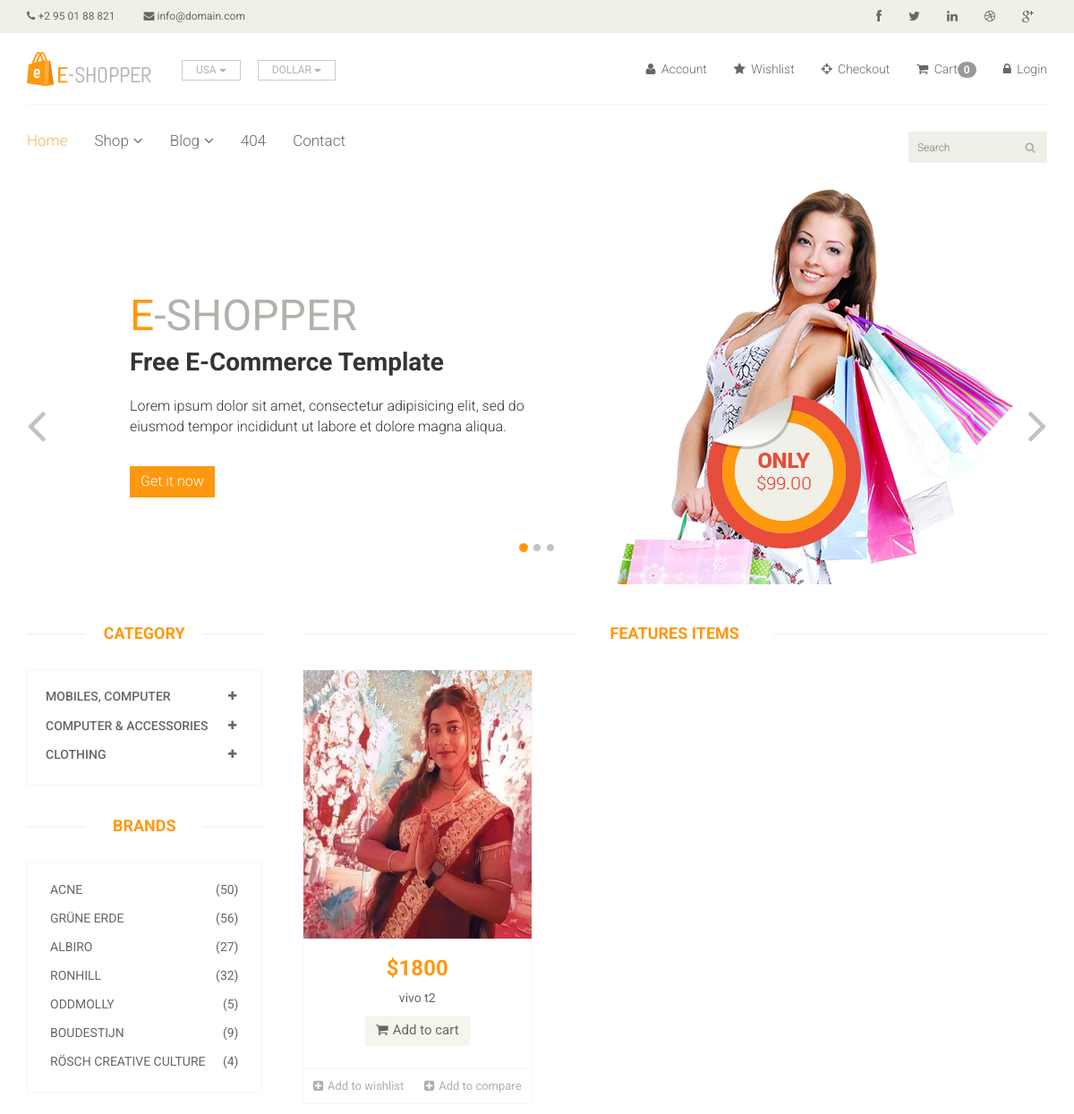
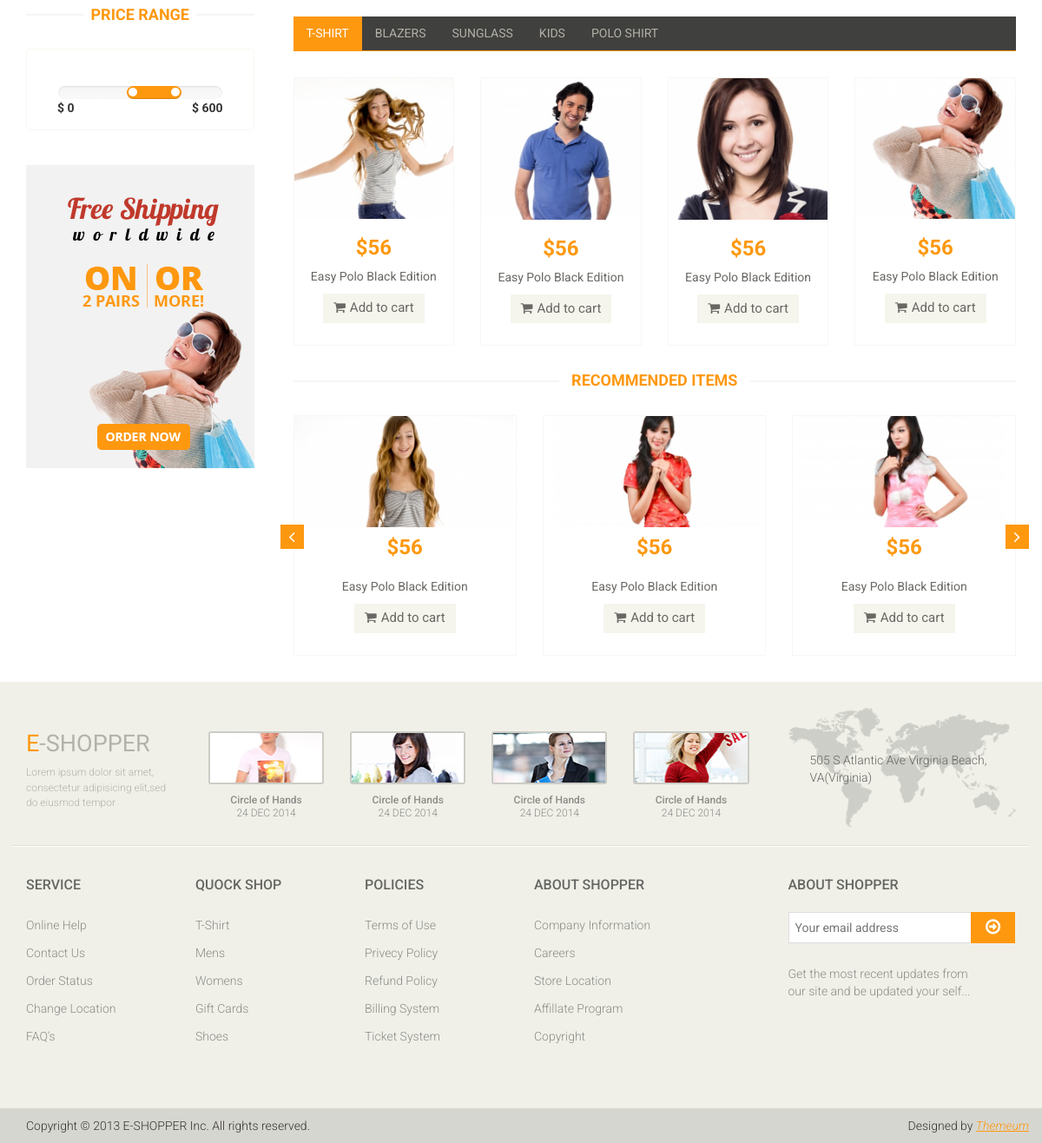
/?category=1, run on the app's committed database (2 pictures, top to bottom).
### app/models.py (models this page shows, shortened)
class Category(models.Model):
    name = models.CharField(max_length=150)

class Product(models.Model):
    category = models.ForeignKey(Category, on_delete=models.CASCADE,null=False,default='')
    sub_category = models.ForeignKey(Sub_Category, on_delete=models.CASCADE,null=False, default='')
    image = models.ImageField(upload_to='ecommerce/pimg')
    name = models.CharField(max_length=100)
    price = models.IntegerField()
    date = models.DateField(auto_now_add=True)

### E_shop/views.py (the view)
# urls.py: path('', views.homePage,name='index'),
def homePage(request):
    category = Category.objects.all()
    categoryID = request.GET.get('category')
    if categoryID:
        product = Product.objects.filter(sub_category = categoryID).order_by('-id')
    else:
        product = Product.objects.all()
    context = {
        'category': category,
        'product': product,
    }
    return render(request, "index.html", context )

### templates/index.html (shortened to what this page needs)
{% extends 'master.html' %}
{% block body %}
<section id="slider">
		<div class="container">
			<div class="row">
				<div class="col-sm-12">
					<div id="slider-carousel" class="carousel slide" data-ride="carousel">
						<ol class="carousel-indicators">
							<li data-target="#slider-carousel" data-slide-to="0" class="active"></li>
							<li data-target="#slider-carousel" data-slide-to="1"></li>
							<li data-target="#slider-carousel" data-slide-to="2"></li>
						</ol>
						<div class="carousel-inner">
							<div class="item active">
								<div class="col-sm-6">
									<h1><span>E</span>-SHOPPER</h1>
									<h2>Free E-Commerce Template</h2>
									<p>Lorem ipsum dolor sit amet, consectetur adipisicing elit, sed do eiusmod tempor incididunt ut labore et dolore magna aliqua. </p>
									<button type="button" class="btn btn-default get">Get it now</button>
								</div>
								<div class="col-sm-6">
									<img src="/static/images/home/girl1.jpg" class="girl img-responsive" alt="" />
									<img src="/static/images/home/pricing.png"  class="pricing" alt="" />
								</div>
							</div>
						</div>
						<a href="#slider-carousel" class="left control-carousel hidden-xs" data-slide="prev">
							<i class="fa fa-angle-left"></i>
						</a>
						<a href="#slider-carousel" class="right control-carousel hidden-xs" data-slide="next">
							<i class="fa fa-angle-right"></i>
						</a>
					</div>
				</div>
			</div>
		</div>
	</section>
<section>
		<div class="container">
			<div class="row">
				<div class="col-sm-3">
					<div class="left-sidebar">
						<h2>Category</h2>
						<div class="panel-group category-products" id="accordian">
							{% for cat in category %}
							<div class="panel panel-default">
								<div class="panel-heading">
									<h4 class="panel-title">
										<a data-toggle="collapse" data-parent="#accordian" href="#{{cat.id}}">
											<span class="badge pull-right"><i class="fa fa-plus"></i></span>
											{{cat.name}}
										</a>
									</h4>
								</div>
							</div>
							{% endfor %}
						</div>
						<div class="brands_products">
							<h2>Brands</h2>
							<div class="brands-name">
								<ul class="nav nav-pills nav-stacked">
									<li><a href="#"> <span class="pull-right">(50)</span>Acne</a></li>
									<li><a href="#"> <span class="pull-right">(56)</span>Grüne Erde</a></li>
									<li><a href="#"> <span class="pull-right">(27)</span>Albiro</a></li>
									<li><a href="#"> <span class="pull-right">(32)</span>Ronhill</a></li>
									<li><a href="#"> <span class="pull-right">(5)</span>Oddmolly</a></li>
									<li><a href="#"> <span class="pull-right">(9)</span>Boudestijn</a></li>
									<li><a href="#"> <span class="pull-right">(4)</span>Rösch creative culture</a></li>
								</ul>
							</div>
						</div>
						<div class="price-range">
							<h2>Price Range</h2>
							<div class="well text-center">
								 <input type="text" class="span2" value="" data-slider-min="0" data-slider-max="600" data-slider-step="5" data-slider-value="[250,450]" id="sl2" ><br />
								 <b class="pull-left">$ 0</b> <b class="pull-right">$ 600</b>
							</div>
						</div>
						<div class="shipping text-center">
							<img src="/static/images/home/shipping.jpg" alt="" />
						</div>
					</div>
				</div>
				<div class="col-sm-9 padding-right">
					<div class="features_items">
						<h2 class="title text-center">Features Items</h2>
						{% for prod in product %}
						<div class="col-sm-4">
							<div class="product-image-wrapper">
								<div class="single-products">
										<div class="productinfo text-center">
											<img src="{{prod.image}}" alt="" height="300px" />
											<h2>${{prod.price}}</h2>
											<p>{{prod.name}}</p>
											<a href="#" class="btn btn-default add-to-cart"><i class="fa fa-shopping-cart"></i>Add to cart</a>
										</div>
										<div class="product-overlay">
											<div class="overlay-content">
											</div>
										</div>
								</div>
								<div class="choose">
									<ul class="nav nav-pills nav-justified">
										<li><a href="{% url 'cart_add' prod.id %}"><i class="fa fa-plus-square"></i>Add to wishlist</a></li>
										<li><a href="#"><i class="fa fa-plus-square"></i>Add to compare</a></li>
									</ul>
								</div>
							</div>
						</div>
						{% endfor %}
					</div>
					<div class="category-tab">
						<div class="col-sm-12">
							<ul class="nav nav-tabs">
								<li class="active"><a href="#tshirt" data-toggle="tab">T-Shirt</a></li>
								<li><a href="#blazers" data-toggle="tab">Blazers</a></li>
								<li><a href="#sunglass" data-toggle="tab">Sunglass</a></li>
								<li><a href="#kids" data-toggle="tab">Kids</a></li>
								<li><a href="#poloshirt" data-toggle="tab">Polo shirt</a></li>
							</ul>
						</div>
						<div class="tab-content">
							<div class="tab-pane fade active in" id="tshirt" >
								<div class="col-sm-3">
									<div class="product-image-wrapper">
										<div class="single-products">
											<div class="productinfo text-center">
												<img src="/static/images/home/gallery1.jpg" alt="" />
												<h2>$56</h2>
												<p>Easy Polo Black Edition</p>
												<a href="#" class="btn btn-default add-to-cart"><i class="fa fa-shopping-cart"></i>Add to cart</a>
											</div>
										</div>
									</div>
								</div>
								<div class="col-sm-3">
									<div class="product-image-wrapper">
										<div class="single-products">
											<div class="productinfo text-center">
												<img src="/static/images/home/gallery2.jpg" alt="" />
												<h2>$56</h2>
												<p>Easy Polo Black Edition</p>
												<a href="#" class="btn btn-default add-to-cart"><i class="fa fa-shopping-cart"></i>Add to cart</a>
											</div>
										</div>
									</div>
								</div>
								<div class="col-sm-3">
									<div class="product-image-wrapper">
										<div class="single-products">
											<div class="productinfo text-center">
												<img src="/static/images/home/gallery3.jpg" alt="" />
												<h2>$56</h2>
												<p>Easy Polo Black Edition</p>
												<a href="#" class="btn btn-default add-to-cart"><i class="fa fa-shopping-cart"></i>Add to cart</a>
											</div>
										</div>
									</div>
								</div>
								<div class="col-sm-3">
									<div class="product-image-wrapper">
										<div class="single-products">
											<div class="productinfo text-center">
												<img src="/static/images/home/gallery4.jpg" alt="" />
												<h2>$56</h2>
												<p>Easy Polo Black Edition</p>
												<a href="#" class="btn btn-default add-to-cart"><i class="fa fa-shopping-cart"></i>Add to cart</a>
											</div>
										</div>
									</div>
								</div>
							</div>
						</div>
					</div>
					<div class="recommended_items">
						<h2 class="title text-center">recommended items</h2>
						<div id="recommended-item-carousel" class="carousel slide" data-ride="carousel">
							<div class="carousel-inner">
								<div class="item active">
									<div class="col-sm-4">
										<div class="product-image-wrapper">
											<div class="single-products">
												<div class="productinfo text-center">
													<img src="/static/images/home/recommend1.jpg" alt="" />
													<h2>$56</h2>
													<p>Easy Polo Black Edition</p>
													<a href="#" class="btn btn-default add-to-cart"><i class="fa fa-shopping-cart"></i>Add to cart</a>
												</div>
											</div>
										</div>
									</div>
									<div class="col-sm-4">
										<div class="product-image-wrapper">
											<div class="single-products">
												<div class="productinfo text-center">
													<img src="/static/images/home/recommend2.jpg" alt="" />
													<h2>$56</h2>
													<p>Easy Polo Black Edition</p>
													<a href="#" class="btn btn-default add-to-cart"><i class="fa fa-shopping-cart"></i>Add to cart</a>
												</div>
											</div>
										</div>
									</div>
									<div class="col-sm-4">
										<div class="product-image-wrapper">
											<div class="single-products">
												<div class="productinfo text-center">
													<img src="/static/images/home/recommend3.jpg" alt="" />
													<h2>$56</h2>
													<p>Easy Polo Black Edition</p>
													<a href="#" class="btn btn-default add-to-cart"><i class="fa fa-shopping-cart"></i>Add to cart</a>
												</div>
											</div>
										</div>
									</div>
								</div>
							</div>
							 <a class="left recommended-item-control" href="#recommended-item-carousel" data-slide="prev">
								<i class="fa fa-angle-left"></i>
							  </a>
							  <a class="right recommended-item-control" href="#recommended-item-carousel" data-slide="next">
								<i class="fa fa-angle-right"></i>
							  </a>
						</div>
					</div>
				</div>
			</div>
		</div>
	</section>
{% endblock %}

### data on the page
Category: name "MOBILES, COMPUTER"
Category: name "COMPUTER & ACCESSORIES"
Category: name "CLOTHING"
Product: image (picture), price "1800", name "vivo t2"

### other printed values
{{ request.session.cart|length }} "0"
